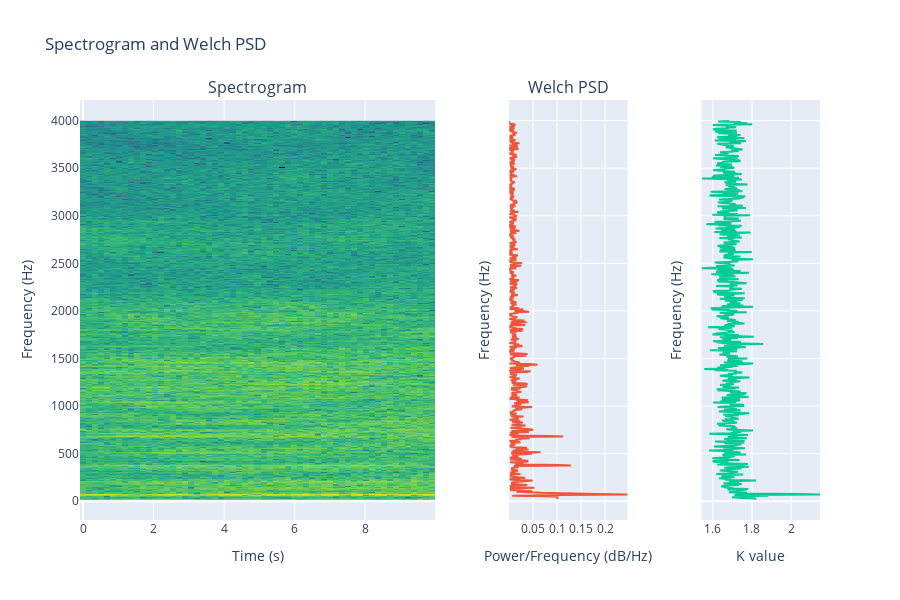

This figure's notebook cell:
### Code cell
f = all_files[10]
print(f)

data, fs = librosa.load(f, sr=None)
F, T, Sxx, phase = ut.calc_spectrogram(data, fs, nperseg=fft_nperseg, percent_overlap=percent_overlap, window=window, remove_dc=remove_dc, crop_freq=crop_freq)
pxx = ut.calc_welch_from_spectrogram(Sxx, normalization_window_size=normalization_window_size)

Ks = []
for f in F:
    f_idx = np.argmin(np.abs(F - f))
    x = phase[f_idx, :]
    transitions = ut.get_s2g(x, n_levels=nbins)
    K = ut.get_K(transitions)
    Ks.append(K)

fig = make_subplots(rows=1, cols=3, subplot_titles=('Spectrogram', 'Welch PSD'), shared_yaxes=True, horizontal_spacing=0.1, column_widths=[0.6, 0.2, 0.2])
fig.add_trace(go.Heatmap(z=Sxx, x=T, y=F, colorscale='Viridis', colorbar=dict(title='Intensity'), showscale=False), row=1, col=1)
fig.add_trace(go.Scatter(x=pxx, y=F, mode='lines', name='Welch PSD', showlegend=False), row=1, col=2)
fig.add_trace(go.Scatter(x=Ks, y=F, orientation='h', name='K values', showlegend=False), row=1, col=3)
fig.update_yaxes(title_text='Frequency (Hz)', row=1, col=3)
fig.update_xaxes(title_text='K value', row=1, col=3)
fig.update_yaxes(title_text='Frequency (Hz)', row=1, col=1)
fig.update_xaxes(title_text='Time (s)', row=1, col=1)
fig.update_yaxes(title_text='Frequency (Hz)', row=1, col=2)
fig.update_xaxes(title_text='Power/Frequency (dB/Hz)', row=1, col=2)
fig.update_layout(height=600, width=900, title_text='Spectrogram and Welch PSD')
fig.show()

### Figure 1 — Plotly figure (JSON) as saved in the notebook; plotly's stock layout.template omitted (floating-point values rounded to 4 significant figures; data arrays with more than 128 entries replaced by an {"elided": "..."} marker saying what was removed)
{"data": [{"colorbar": {"title": {"text": "Intensity"}}, "colorscale": [[0, "#440154"], [0.1111, "#482878"], [0.2222, "#3e4989"], [0.3333, "#31688e"], [0.4444, "#26828e"], [0.5556, "#1f9e89"], [0.6667, "#35b779"], [0.7778, "#6ece58"], [0.8889, "#b5de2b"], [1, "#fde725"]], "showscale": false, "type": "heatmap", "x": [0.0, 0.1707, 0.3413, 0.512, 0.6827, 0.8533, 1.024, 1.195, 1.365, 1.536, 1.707, 1.877, 2.048, 2.219, 2.389, 2.56, 2.731, 2.901, 3.072, 3.243, 3.413, 3.584, 3.755, 3.925, 4.096, 4.267, 4.437, 4.608, 4.779, 4.949, 5.12, 5.291, 5.461, 5.632, 5.803, 5.973, 6.144, 6.315, 6.485, 6.656, 6.827, 6.997, 7.168, 7.339, 7.509, 7.68, 7.851, 8.021, 8.192, 8.363, 8.533, 8.704, 8.875, 9.045, 9.216, 9.387, 9.557, 9.728, 9.899], "xaxis": "x", "y": {"elided": "679 float values"}, "yaxis": "y", "z": {"elided": "679x59 float values"}}, {"mode": "lines", "name": "Welch PSD", "showlegend": false, "type": "scatter", "x": {"elided": "679 float values"}, "xaxis": "x2", "y": {"elided": "679 float values"}, "yaxis": "y2"}, {"name": "K values", "orientation": "h", "showlegend": false, "type": "scatter", "x": {"elided": "679 float values"}, "xaxis": "x3", "y": {"elided": "679 float values"}, "yaxis": "y3"}], "layout": {"annotations": [{"font": {"size": 16}, "showarrow": false, "text": "Spectrogram", "x": 0.24, "xanchor": "center", "xref": "paper", "y": 1, "yanchor": "bottom", "yref": "paper"}, {"font": {"size": 16}, "showarrow": false, "text": "Welch PSD", "x": 0.66, "xanchor": "center", "xref": "paper", "y": 1, "yanchor": "bottom", "yref": "paper"}], "height": 600, "title": {"text": "Spectrogram and Welch PSD"}, "width": 900, "xaxis": {"anchor": "y", "domain": [0, 0.48], "title": {"text": "Time (s)"}}, "xaxis2": {"anchor": "y2", "domain": [0.58, 0.74], "title": {"text": "Power/Frequency (dB/Hz)"}}, "xaxis3": {"anchor": "y3", "domain": [0.84, 1], "title": {"text": "K value"}}, "yaxis": {"anchor": "x", "domain": [0, 1], "title": {"text": "Frequency (Hz)"}}, "yaxis2": {"anchor": "x2", "domain": [0, 1], "matches": "y", "showticklabels": false, "title": {"text": "Frequency (Hz)"}}, "yaxis3": {"anchor": "x3", "domain": [0, 1], "matches": "y", "showticklabels": false, "title": {"text": "Frequency (Hz)"}}}}
